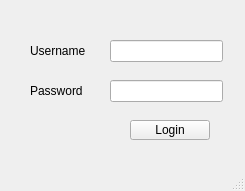
<?xml version="1.0" encoding="UTF-8"?>
<ui version="4.0">
 <class>MainMenu</class>
 <widget class="QMainWindow" name="MainMenu">
  <property name="enabled">
   <bool>true</bool>
  </property>
  <property name="geometry">
   <rect>
    <x>0</x>
    <y>0</y>
    <width>245</width>
    <height>191</height>
   </rect>
  </property>
  <property name="sizePolicy">
   <sizepolicy hsizetype="Fixed" vsizetype="Fixed">
    <horstretch>0</horstretch>
    <verstretch>0</verstretch>
   </sizepolicy>
  </property>
  <property name="windowTitle">
   <string>MainWindow</string>
  </property>
  <widget class="QWidget" name="centralwidget">
   <widget class="QLineEdit" name="Q_Login">
    <property name="geometry">
     <rect>
      <x>110</x>
      <y>40</y>
      <width>113</width>
      <height>22</height>
     </rect>
    </property>
   </widget>
   <widget class="QLineEdit" name="Q_Pass">
    <property name="geometry">
     <rect>
      <x>110</x>
      <y>80</y>
      <width>113</width>
      <height>22</height>
     </rect>
    </property>
   </widget>
   <widget class="QPushButton" name="b_Login">
    <property name="geometry">
     <rect>
      <x>130</x>
      <y>120</y>
      <width>80</width>
      <height>20</height>
     </rect>
    </property>
    <property name="text">
     <string>Login</string>
    </property>
   </widget>
   <widget class="QLabel" name="Label_Login">
    <property name="geometry">
     <rect>
      <x>30</x>
      <y>40</y>
      <width>71</width>
      <height>21</height>
     </rect>
    </property>
    <property name="text">
     <string>Username</string>
    </property>
   </widget>
   <widget class="QLabel" name="Label_Pass">
    <property name="geometry">
     <rect>
      <x>30</x>
      <y>80</y>
      <width>71</width>
      <height>21</height>
     </rect>
    </property>
    <property name="text">
     <string>Password</string>
    </property>
   </widget>
  </widget>
  <widget class="QStatusBar" name="statusbar">
   <property name="accessibleName">
    <string>statusbar</string>
   </property>
  </widget>
 </widget>
 <resources/>
 <connections/>
</ui>
